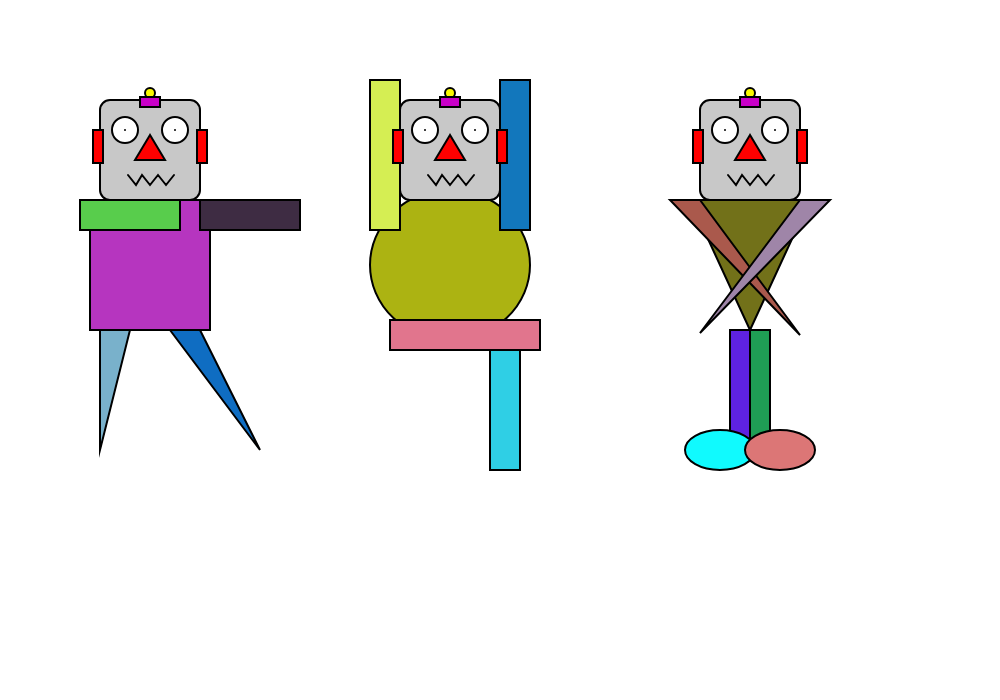
Frame 1 (no input)
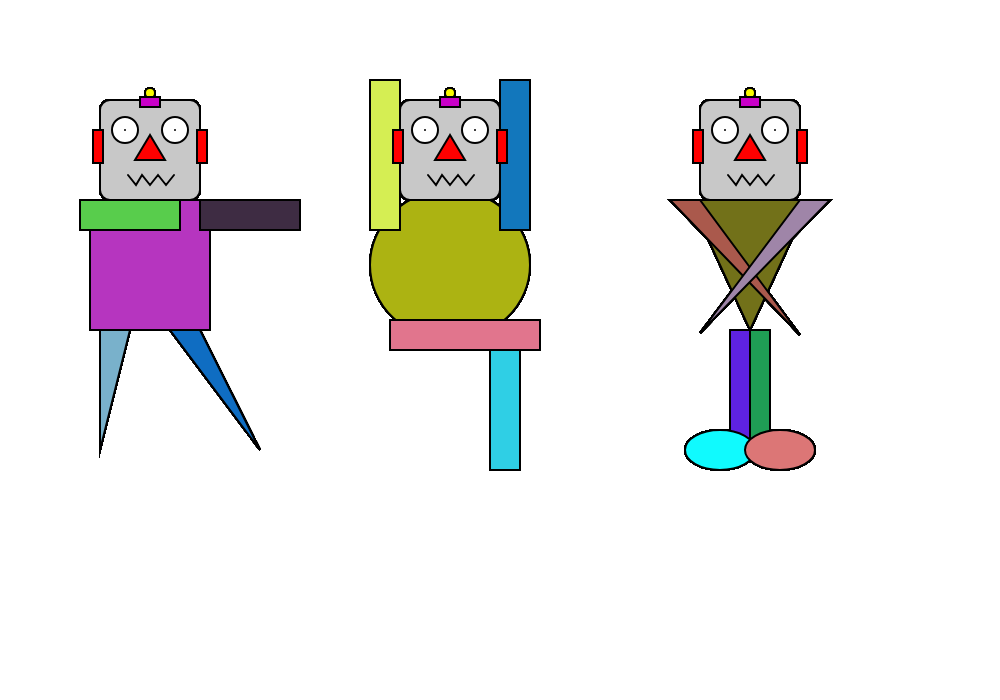
Frame 60 (no input)
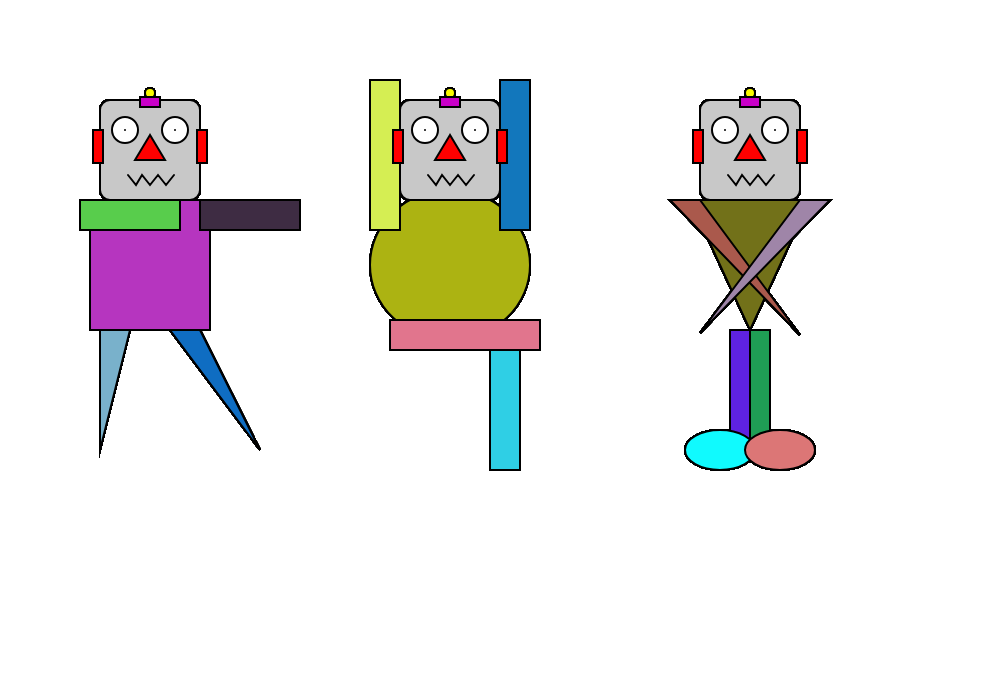
Frame 120 (the mouse pressed at the canvas centre since frame 60)

The p5.js sketch that drew these frames (run headless with seeded random() and noise() and a simulated clock; from frame 60 on, the mouse is pressed at the canvas centre):

// p5.js sketch
// ── sketch.js
const colors = [];

function randomColor() {
  for (let i = 0; i < 256; i++) {
    return round(random(255));
  }
}

function setup() {
  //create a canvas for the robot
  createCanvas(1000, 700);

  for (let i = 0; i < 60; i++) {
    colors.push(randomColor());
  }
}

function draw() {
  strokeWeight(2);

  //robot body 1 - delete this code and make your own robot body
  fill(colors[0], colors[1], colors[2]);
  rect(90, 200, 120, 130);

  fill(colors[3], colors[4], colors[5]);
  rect(80, 200, 100, 30);

  fill(colors[6], colors[7], colors[8]);
  rect(200, 200, 100, 30);

  fill(colors[9], colors[10], colors[11]);
  triangle(100, 330, 130, 330, 100, 450);

  fill(colors[12], colors[13], colors[14]);
  triangle(170, 330, 200, 330, 260, 450);

  //robot body 2 - delete this code and make your own robot body
  fill(colors[15], colors[16], colors[17]);
  ellipse(450, 265, 160, 150);

  fill(colors[18], colors[19], colors[20]);
  rect(370, 80, 30, 150);

  fill(colors[21], colors[22], colors[23]);
  rect(500, 80, 30, 150);

  fill(colors[27], colors[28], colors[29]);
  rect(490, 320, 30, 150);

  fill(colors[24], colors[25], colors[26]);
  rect(390, 320, 150, 30);

  //robot body 3 - delete this code and make your own robot body
  fill(colors[30], colors[31], colors[32]);
  triangle(690, 200, 810, 200, 750, 330);

  fill(colors[33], colors[34], colors[35]);
  triangle(670, 200, 700, 200, 800, 335);

  fill(colors[36], colors[37], colors[38]);
  triangle(800, 200, 830, 200, 700, 333);

  fill(colors[39], colors[40], colors[41]);
  rect(730, 330, 20, 110);

  fill(colors[42], colors[43], colors[44]);
  rect(750, 330, 20, 110);

  fill(colors[45], colors[46], colors[47]);
  ellipse(720, 450, 70, 40);

  fill(colors[48], colors[49], colors[50]);
  ellipse(780, 450, 70, 40);

  // !!! Draw the robot heads - You shouldn't need to change this code !!!

  //robot head 1
  fill(200);
  rect(100, 100, 100, 100, 10);
  //robot head 2
  rect(400, 100, 100, 100, 10);
  //robot head 3
  rect(700, 100, 100, 100, 10);

  //ears
  fill(255, 0, 0);

  //robot ears 1
  rect(93, 130, 10, 33);
  rect(197, 130, 10, 33);

  //robot ears 2
  rect(393, 130, 10, 33);
  rect(497, 130, 10, 33);

  //robot ears 3
  rect(693, 130, 10, 33);
  rect(797, 130, 10, 33);

  //robots' antennas
  fill(250, 250, 0);
  // robot antenna 1
  ellipse(150, 93, 10, 10);
  // robot antenna 1
  ellipse(450, 93, 10, 10);
  // robot antenna 1
  ellipse(750, 93, 10, 10);

  //robots' antennas
  fill(200, 0, 200);
  // robot antenna 1
  rect(140, 97, 20, 10);
  // robot antenna 2
  rect(440, 97, 20, 10);
  // robot antenna 3
  rect(740, 97, 20, 10);

  //robot 1's eyes
  fill(255);
  ellipse(125, 130, 26, 26);
  point(125, 130);
  ellipse(175, 130, 26, 26);
  point(175, 130);

  //robot 2's eyes
  ellipse(425, 130, 26, 26);
  point(425, 130);
  ellipse(475, 130, 26, 26);
  point(475, 130);

  //robot 3's eyes
  ellipse(725, 130, 26, 26);
  point(725, 130);
  ellipse(775, 130, 26, 26);
  point(775, 130);

  //robots' noses
  fill(255, 0, 0);
  //robot 1 nose
  triangle(150, 135, 135, 160, 165, 160);
  //robot 2 nose
  triangle(450, 135, 435, 160, 465, 160);
  //robot 3 nose
  triangle(750, 135, 735, 160, 765, 160);

  //robot 1 mouth
  noFill();
  beginShape();
  vertex(128, 175);
  vertex(136, 185);
  vertex(142, 175);
  vertex(150, 185);
  vertex(158, 175);
  vertex(166, 185);
  vertex(174, 175);
  endShape();

  //robot 2 mouth
  beginShape();
  vertex(428, 175);
  vertex(436, 185);
  vertex(442, 175);
  vertex(450, 185);
  vertex(458, 175);
  vertex(466, 185);
  vertex(474, 175);
  endShape();

  //robot 3 mouth
  beginShape();
  vertex(728, 175);
  vertex(736, 185);
  vertex(742, 175);
  vertex(750, 185);
  vertex(758, 175);
  vertex(766, 185);
  vertex(774, 175);
  endShape();
}
